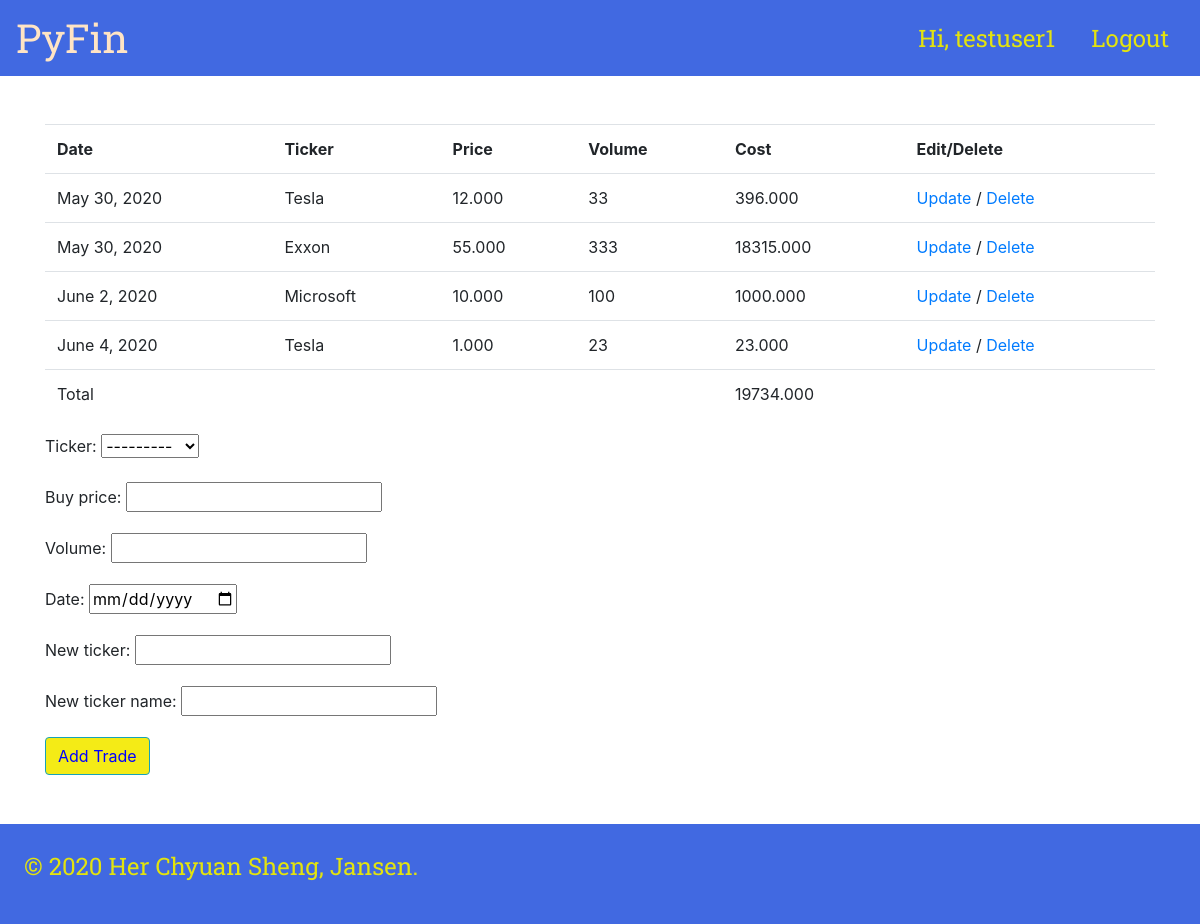
Page /portfolio/ (signed in) on the committed database.
### portfolio/models.py (models this page shows, shortened)
class Trade(models.Model):
    buy_price = models.DecimalField(max_digits = 10, decimal_places=3)
    volume = models.PositiveIntegerField()
    ticker = models.ForeignKey('Ticker', on_delete = models.CASCADE)
    user = models.ForeignKey(User, on_delete = models.CASCADE,)
    date = models.DateField()
    @property
    def cost(self):
        return self.buy_price*self.volume

class Ticker(models.Model):
    ticker = models.CharField(max_length = 100)
    name = models.CharField(max_length = 200)
    def __str__(self):
        return self.name

### portfolio/views.py (the view, shortened to what this page needs)
# urls.py: path('', views.portfolio_view.as_view(), name = 'portfolio'),
class portfolio_view(LoginRequiredMixin,ListView):
    template_name = 'portfolio/portfolio.html'
    def get_queryset(self):
        if self.request.user.is_authenticated:
            user = self.request.user
            trades = Trade.objects.filter(user = user)
            return trades
        else: return Trade.objects.all()
    def get_context_data(self, **kwargs):
        context = super().get_context_data(**kwargs)
        context['form'] = add_trade()
        context['total'] = sum(lt.cost for lt in context['trade_list'])
        return context

### forms.py (shortened to what this page needs)
class add_trade(forms.ModelForm):
    class Meta:
        model = Trade
        fields = ['ticker','buy_price', 'volume','date']
        widgets = {
            'date': DateInput
        }
    new_ticker = forms.CharField(max_length=30, required = False)
    new_ticker_name = forms.CharField(max_length=30, required = False)
    def __init__(self,*args, **kwargs):
        super(add_trade, self).__init__(*args, **kwargs)
        self.fields['ticker'].required = False

### portfolio/templates/portfolio/portfolio.html (shortened to what this page needs)
{% extends 'FX/base.html' %}
{% block content %}
<table class="table table-hover">
    <tr>
        <th>Date</th>
        <th>Ticker</th>
        <th>Price</th>
        <th>Volume</th>
        <th>Cost</th>
        <th>Edit/Delete</th>
    </tr>
    {%for trade in trade_list %}
        <tr>
            <td> {{trade.date}}</td>
            <td> {{trade.ticker}}</td>
            <td> {{trade.buy_price}}</td>
            <td> {{trade.volume}} </td>
            <td> {{trade.cost}}</td>
            <td>
                <a href="{% url 'portfolio:update_trade' trade.id%}">Update </a>/
                <a href="{% url 'portfolio:delete_trade' trade.id%}">Delete </a>
            </td>
        </tr>
    {% endfor %}
    <tr>
        <td>Total</td>
        <td></td>
        <td></td>
        <td></td>
        <td>{{total}}</td>
        <td></td>
    </tr>
</table>
<form method = "POST">
    {{ form.as_p }}
    <button style="background-color:#F4EB16; color:blue" class="btn btn-outline-info" type="submit">Add Trade</button>
</form>
{% endblock %}

### FX/templates/FX/base.html (shortened to what this page needs)
<!doctype html>
<html lang="en">
  <head>
    <link rel="stylesheet" href="https://stackpath.bootstrapcdn.com/bootstrap/4.3.1/css/bootstrap.min.css">
    <link href="https://myCDN.com/prism@v1.x/themes/prism.css" rel="stylesheet" />
    {% load static %}
    <link rel="stylesheet" type="text/css" href="{% static 'FX/style.css' %}">
  </head>
  <body>
    <nav class = "navbar nav-blue">
    	<a class = "nav-brand" href = "{% url 'homepage' %}"> PyFin </a>
    	<div class = "right-buttons">
        {% if user.is_authenticated %}
          <span class = "nav-button"> Hi, {{ user.username }} </span>
          <a class = "nav-button" href = "/logout/"> Logout </a>
        {% endif %}
      </div>
    </nav>
    <br><br>
    <div class = "page-container">
      <div class = "page-content container">
        {% block content %}
        {% endblock %}
      </div>
      <div class = 'footer'><p class="footer-content">&copy 2020 Her Chyuan Sheng, Jansen.</p></div>
    </div>
  </body>
</html>

### FX/static/FX/style.css (style rules this page uses)
.nav-blue { background-color: #4169E1; }
.nav-brand { font-family: 'Roboto Slab', serif; color: #FFE4C4; font-size: 250%; }
a:link { text-decoration: none; }
.nav-button { color: #e3e30e; font-size:150%; font-family: 'Roboto Slab', serif; padding:20px 15px; }
.right-buttons { float:right; }
.footer { background-color: #4169E1; width: 100%; padding:2%; }
.footer-content { color: #e3e30e; font-size:150%; font-family: 'Roboto Slab', serif; }
.page-container { display: flex; flex-direction: column; min-height: 100vh; }
.page-content { flex:1; }

### rows in the picture
Trade: date "May 30, 2020", ticker "Tesla", buy_price "12.000", volume "33", cost "396.000"
Trade: date "May 30, 2020", ticker "Exxon", buy_price "55.000", volume "333", cost "18315.000"
Trade: date "June 2, 2020", ticker "Microsoft", buy_price "10.000", volume "100", cost "1000.000"
Trade: date "June 4, 2020", ticker "Tesla", buy_price "1.000", volume "23", cost "23.000"

### other values in the picture
{{ user.username }} "testuser1"
{{ total }} "19734.000"
